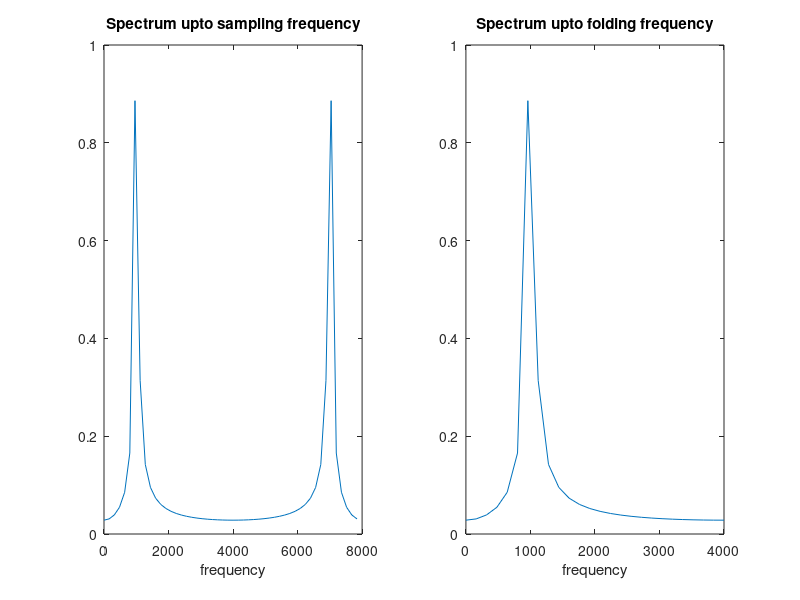

Write the MATLAB code that produced this figure.
clc; 
clear all; 
close all;
%* generate the sine wave sequence
fs=8000; 
N=50; 
n=0:N-1;
x=2*sin(2000*pi*[0:1:N-1]/fs);
%**rectangular windowed sequence **
 w=boxcar(N);
xw=x.*w';
%** DFT algorithm *****
k=0:N-1;
WN=exp(-j*2*pi/N*n'*k); 
Xk=xw*WN;
Xf=abs(Xk)/N;
% Map the frequency bin k to f (Hz)
f=k*fs/N;
subplot(121); 
plot(f,Xf); 
xlabel('frequency');
title('Spectrum upto sampling frequency');
%** frequencies upto the folding frequency
f=[0:1:N/2]*fs/N;
subplot(122); 
plot(f,Xf(1:N/2+1)); 
xlabel('frequency');
title('Spectrum upto folding frequency');
